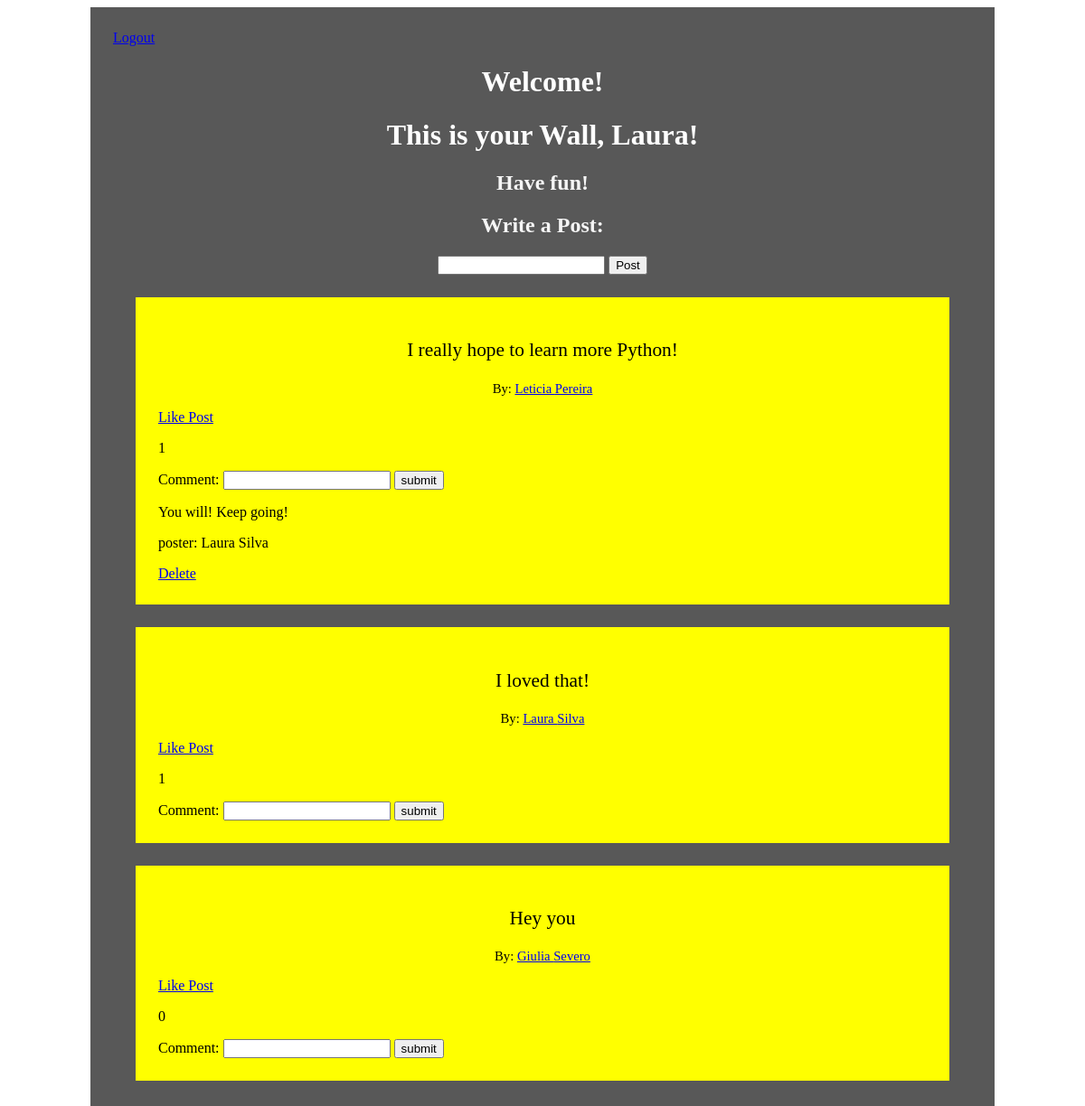
Screenshot of /success (signed in) with the database file from the repository.
### logreg/models.py (models this page shows)
class User(models.Model):
    first_name = models.CharField(max_length=50)
    last_name = models.CharField(max_length=50)
    email = models.CharField(max_length=50)
    password = models.CharField(max_length=50)
    objects = UserManager()

class Wall_Message(models.Model):
    message = models.CharField(max_length=255)
    poster = models.ForeignKey(User, related_name='user_messages', on_delete=models.CASCADE)
    user_likes = models.ManyToManyField(User, related_name='liked_posts')

class Comment(models.Model):
    comment = models.CharField(max_length=255)
    poster = models.ForeignKey(User, related_name='user_comments', on_delete=models.CASCADE)
    wall_message = models.ForeignKey(Wall_Message, related_name="post_comments", on_delete=models.CASCADE)

### logreg/views.py (the view)
# urls.py: path('success', views.success),
def success(request):
    if 'user' not in request.session:
        return redirect('/')
    context = {
        'wall_messages': Wall_Message.objects.all()
    }
    return render(request, 'success.html', context)

### logreg/templates/success.html (shortened to what this page needs)
<!DOCTYPE html>
<html lang="en">
<head>
    {% load static %}
    <link rel="stylesheet" href="{% static 'style.css' %}">
</head>
<body>
    <div id='wrap'>
        <a href="/logout">Logout</a>
        <h1>Welcome!</h1>
        <h1> This is your Wall, {{request.session.user}}!</h1>
        <h2> Have fun!</h2>
        <div id='write'>
            <h2>Write a Post:</h2>
            <form action="/process_message" method=POST>
                <input type="text" name='mess'>
                <input type="submit" value="Post">
            </form>
        </div>
        <div id='posts'>
            {% for post in wall_messages %}
            <div class='one_post'>
                <p class='post'>{{post.message}}</p>
                <p class='poster'>By: <a href="/user_profile/{{post.poster.id}}">{{post.poster.first_name}} {{post.poster.last_name}}</a></p>
                <a href="/like/{{post.id}}">Like Post</a>
                <p>{{ post.user_likes.count }}</p>
                <form action="/add_comment/{{post.id}}" method=POST>
                    Comment: <input type="text" name='comment'>
                    <input type="submit" value='submit'>
                </form>
                {% for comment in post.post_comments.all %}
                    <p>{{comment.comment}}</p>
                    <p>poster: {{comment.poster.first_name}} {{comment.poster.last_name}}</p>
                    <a href="/delete/{{comment.id}}">Delete</a>
                {% endfor %}
            </div>
            {% endfor %}
        </div>
    </div>
</body>
</html>

### logreg/static/style.css (style rules this page uses)
#wrap { margin: 0px auto; background-color:rgb(88, 88, 88) ; width: 950px; font-family: 'Times New Roman', Times, serif; padding: 25px; }
#wrap h2 { text-align: center; color: whitesmoke; }
#wrap h1 { text-align: center; color: white; }
.one_post { background-color: yellow; padding: 25px; margin: 25px; min-height: 100px; }
.post { font-size: 16pt; text-align: center; }
.poster { font-size: 11pt; text-align: center; }
#write { text-align: center; }

### rows the page displays
User: session.user "Laura"
Wall_Message: message "I really hope to learn more Python!", poster.first_name "Leticia", poster.last_name "Pereira", user_likes.count "1"
Comment: comment "You will! Keep going!", poster.first_name "Laura", poster.last_name "Silva"
Wall_Message: message "I loved that!", poster.first_name "Laura", poster.last_name "Silva", user_likes.count "1"
Wall_Message: message "Hey you", poster.first_name "Giulia", poster.last_name "Severo", user_likes.count "0"
